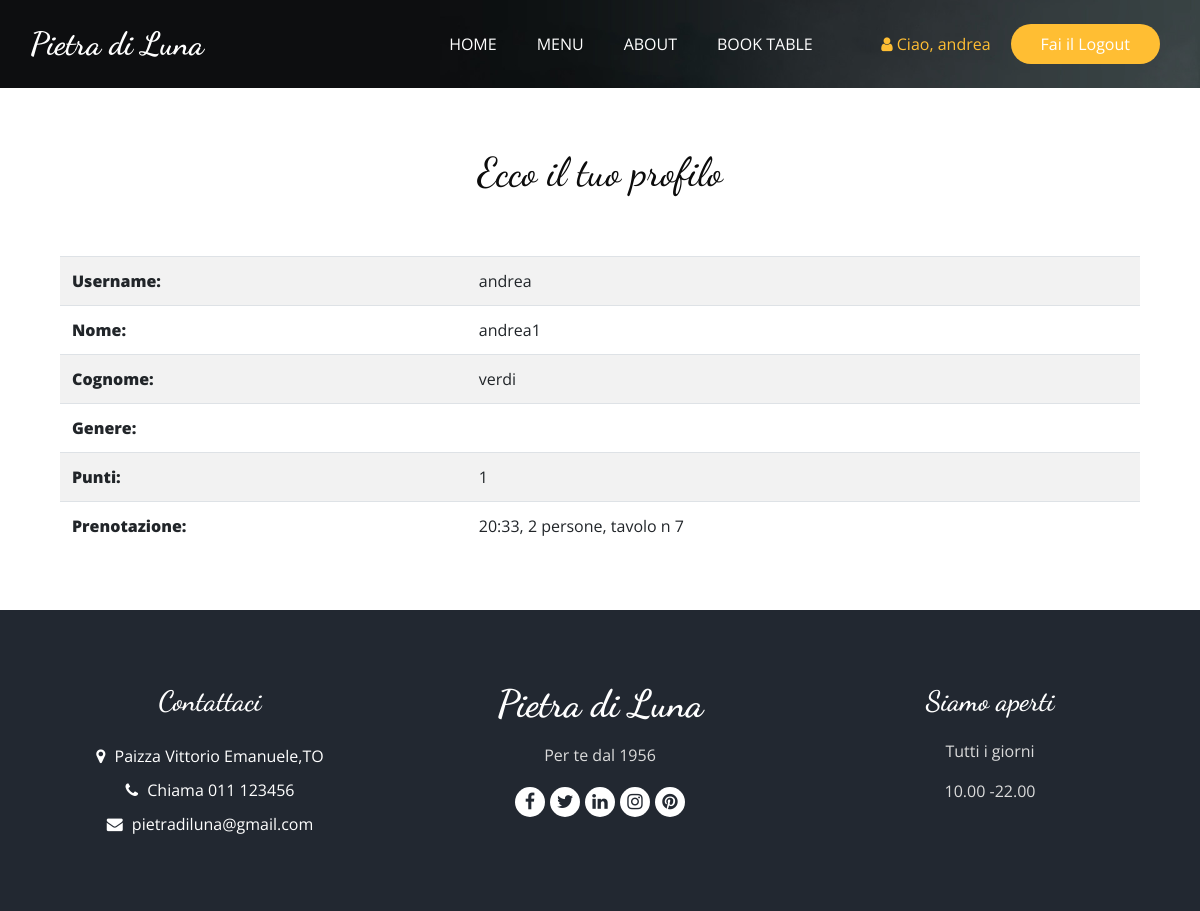
Screenshot of /login.php (signed in) with the database file from the repository.
### tables this page shows
CREATE TABLE `utenti` (
  `username` varchar(20) NOT NULL,
  `password` varchar(20) NOT NULL,
  `nome` varchar(20) NOT NULL,
  `cognome` varchar(20) NOT NULL,
  `genere` text NOT NULL DEFAULT '*',
  `punti` int(255) DEFAULT 0,
  `sconto` tinyint(1) NOT NULL,
  `prenotazioni` text DEFAULT NULL
);

### functions.php (called while the page is built, shortened)
<?php
function controllo()
{
    if(isset($_SESSION["username"])and !empty($_SESSION["username"])){
    return true;
}else{
    return false;
}
}
function sessioni()
{
    if(controllo()){
    $username=$_SESSION["username"];
    }
}
?>

### login.php (the view, shortened to what this page needs)
<?php
include("functions.php");
?>
<!DOCTYPE html>
<html>
<head>
  <link rel="stylesheet" type="text/css" href="css/bootstrap.css" />
  <link rel="stylesheet" type="text/css" href="https://cdnjs.cloudflare.com/ajax/libs/OwlCarousel2/2.3.4/assets/owl.carousel.min.css" />
  <link rel="stylesheet" href="https://cdnjs.cloudflare.com/ajax/libs/jquery-nice-select/1.1.0/css/nice-select.min.css" />
  <link rel="stylesheet" href="https://cdnjs.cloudflare.com/ajax/libs/font-awesome/4.7.0/css/font-awesome.min.css" />
  <link href="css/style.css" rel="stylesheet" />
  <link href="css/responsive.css" rel="stylesheet" />
</head>
<body class="sub_page">
  <div class="hero_area">
    <div class="bg-box">
      <img src="images/hero-bg.jpg" alt="">
    </div>
    <header class="header_section">
      <div class="container">
        <nav class="navbar navbar-expand-lg custom_nav-container ">
          <a class="navbar-brand" href="index.html">
          <?php
if(isset($_SESSION["colore"])){
  $colore=$_SESSION["colore"];
          echo "<span style='color: $colore'>
              Pietra di Luna
            </span>";
}else{
  echo "<span>
  Pietra di Luna
</span>";
}
            ?>
          </a>
          <div class="collapse navbar-collapse" id="navbarSupportedContent">
            <ul class="navbar-nav  mx-auto ">
              <li class="nav-item">
                <a class="nav-link" href="index.php">Home </a>
              </li>
              <li class="nav-item">
                <a class="nav-link" href="menu.php">Menu</a>
              </li>
              <li class="nav-item">
                <a class="nav-link" href="about.php">About</a>
              </li>
              <li class="nav-item">
                <a class="nav-link" href="book.php">Book Table</a>
              </li>
            </ul>
            <div class="user_option">
              <a href='login.php' class='user_link' style="color: #ffbe33">
                    <i class='fa fa-user' aria-hidden='true'></i>
                           <?php
                if(isset($_SESSION["username"])
                and !empty($_SESSION["username"]) ){
                    $username=$_SESSION["username"];
                    echo "Ciao, $username
                    <a href='logout.php' class='order_online'>
                    Fai il Logout
                  </a>";
                }else{
                    echo "Login";
                }
                ?>
              </a>
            </div>
          </div>
        </nav>
      </div>
    </header>
  </div>
 <?php
 if(!isset($_SESSION["username"])
 and empty($_SESSION["username"]) )
{
?>
  <section class="book_section layout_padding">
    <div class="container">
      <div class="heading_container">
        <h2 class="center">
          Esegui il login
        </h2>
      </div>
      <div class="row">
        <div class="col-md-4 center">
          <div class="form_container">
          <p class="center" style="display: inline; margin: 0 auto;">
            <?php
            if(isset($_SESSION['messaggio'])){
            $messaggio = $_SESSION['messaggio'];
            echo "<span style='color: red'>$messaggio</span>";
            unset($_SESSION['messaggio']);}
            ?>
            </p>
            <form action="controllo.php" method="post">
              <div>
                <input type="text" placeholder="Username" name="username" class="form-control"/>
              </div>
              <div>
                <input type="password"  placeholder="Password" name="password" class="form-control"/>
              </div>
              <div class="btn_box center" style="display: inline; margin: 0 auto;">
                <button type="submit">
                  Login
                </button>
              </div>
            </form>
          </div>
        </div>
      </div>
    </div>
  </section>
  <?php }else{
    $username=$_SESSION["username"];
?>
    <h1 style="margin: 5%; text-align: center;">Ecco il tuo profilo</h1>
<div style="margin: 5%;">
<?php
    try {
      $db = new PDO("mysql:dbname=pietra_luna;host=localhost;charset=utf8;", "root", "" );
    }
    catch (PDOException $ex) {
      $erroreDB = $ex->getMessage();
    }
    $stmt=$db->prepare("SELECT * FROM utenti WHERE username=?");
    if(!$stmt->bindParam(1, $username)){
      echo "errore bind";
  }
  $stmt->execute();
    $record=$stmt->fetch(PDO::FETCH_ASSOC);
if(!$record)
{
    echo $record;
}else{
        $username=$record["username"];
        $nome=$record["nome"];
        $cognome=$record["cognome"];
        $genere="";
        $punti=$record["punti"];
        $prenotazioni=$record["prenotazioni"];
        echo "<table class='table table-responsive-sm table-striped'>
        <tr>
        <th><strong>Username:</strong></th> <td>$username</td>
        </tr>
        <tr>
        <th><strong>Nome:</strong></th> <td>$nome</td>
        </tr>
        <tr>
        <th><strong>Cognome:</strong></th> <td>$cognome</td>
        </tr>
        <tr>
        <th><strong>Genere:</strong></th><td>$genere</td>
        </tr>
        <tr>
        <th><strong>Punti:</strong></th> <td>$punti</td>
        </tr>
        <tr>
        <th><strong>Prenotazione:</strong></th> <td>$prenotazioni</td></tr>
        </table>";
}
?>
</div>
<?php
}
?>
  <footer class="footer_section">
    <div class="container">
      <div class="row">
        <div class="col-md-4 footer-col">
          <div class="footer_contact">
            <h4>
              Contattaci
            </h4>
            <div class="contact_link_box">
              <a href="">
                <i class="fa fa-map-marker" aria-hidden="true"></i>
                <span>
                  Paizza Vittorio Emanuele,TO
                </span>
              </a>
              <a href="">
                <i class="fa fa-phone" aria-hidden="true"></i>
                <span>
                  Chiama 011 123456
                </span>
              </a>
              <a href="">
                <i class="fa fa-envelope" aria-hidden="true"></i>
                <span>
                  pietradiluna@gmail.com
                </span>
              </a>
            </div>
          </div>
        </div>
        <div class="col-md-4 footer-col">
          <div class="footer_detail">
            <a href="" class="footer-logo">
              Pietra di Luna
            </a>
            <p>Per te dal 1956</p>
            <div class="footer_social">
              <a href="">
                <i class="fa fa-facebook" aria-hidden="true"></i>
              </a>
              <a href="">
                <i class="fa fa-twitter" aria-hidden="true"></i>
              </a>
              <a href="">
                <i class="fa fa-linkedin" aria-hidden="true"></i>
              </a>
              <a href="">
                <i class="fa fa-instagram" aria-hidden="true"></i>
              </a>
              <a href="">
                <i class="fa fa-pinterest" aria-hidden="true"></i>
              </a>
            </div>
          </div>
        </div>
        <div class="col-md-4 footer-col">
          <h4>
            Siamo aperti
          </h4>
          <p>
            Tutti i giorni
          </p>
          <p>
            10.00 -22.00
          </p>
        </div>
      </div>
    </div>
  </footer>
</body>
</html>

### css/style.css (style rules this page uses)
body { font-family: "Open Sans", sans-serif; color: #0c0c0c; background-color: #ffffff; overflow-x: hidden; }
h1, h2 { font-family: 'Dancing Script', cursive; }
a, a:hover, a:focus { text-decoration: none; }
.hero_area { position: relative; min-height: 100vh; display: -webkit-box; display: -ms-flexbox; display: flex; -webkit-box-orient: vertical; -webkit-box-direction: normal; -ms-flex-direction: column; flex-direction: column; }
.bg-box { position: absolute; top: 0; left: 0; width: 100%; height: 100%; }
.bg-box img { width: 100%; height: 100%; -o-object-fit: cover; object-fit: cover; }
.sub_page .hero_area { min-height: auto; }
.sub_page .hero_area .bg-box { position: absolute; top: 0; left: 0; width: 100%; height: 100%; }
.sub_page .hero_area .bg-box img { width: 100%; height: 100%; -o-object-fit: cover; object-fit: cover; -o-object-position: right top; object-position: right top; }
.header_section { padding: 15px 0; }
.navbar-brand { font-family: 'Dancing Script', cursive; }
.navbar-brand span { font-weight: bold; font-size: 32px; color: #ffffff; }
.custom_nav-container { padding: 0; }
.custom_nav-container .navbar-nav { padding-left: 18%; }
.custom_nav-container .navbar-nav .nav-item .nav-link { padding: 5px 20px; color: #ffffff; text-align: center; text-transform: uppercase; border-radius: 5px; -webkit-transition: all 0.3s; transition: all 0.3s; }
.user_option { display: -webkit-box; display: -ms-flexbox; display: flex; -webkit-box-align: center; -ms-flex-align: center; align-items: center; }
.user_option a { margin: 0 10px; }
.user_option .user_link { color: #ffffff; }
.user_option .order_online { display: inline-block; padding: 8px 30px; background-color: #ffbe33; color: #ffffff; border-radius: 45px; -webkit-transition: all 0.3s; transition: all 0.3s; border: none; }
.footer_section { background-color: #222831; color: #ffffff; padding: 75px 0 40px 0; text-align: center; }
.footer_section h4 { font-size: 28px; }
.footer_section h4, .footer_section .footer-logo { font-weight: 600; margin-bottom: 20px; font-family: 'Dancing Script', cursive; }
.footer_section p { color: #dbdbdb; }
.footer_section .footer-col { margin-bottom: 30px; }
.footer_section .footer_contact .contact_link_box { display: -webkit-box; display: -ms-flexbox; display: flex; -webkit-box-orient: vertical; -webkit-box-direction: normal; -ms-flex-direction: column; flex-direction: column; }
.footer_section .footer_contact .contact_link_box a { margin: 5px 0; color: #ffffff; }
.footer_section .footer_contact .contact_link_box a i { margin-right: 5px; }
.footer_section .footer-logo { display: block; font-weight: bold; font-size: 38px; line-height: 1; color: #ffffff; }
.footer_section .footer_social { display: -webkit-box; display: -ms-flexbox; display: flex; -webkit-box-pack: center; -ms-flex-pack: center; justify-content: center; margin-top: 20px; margin-bottom: 10px; }
.footer_section .footer_social a { display: -webkit-box; display: -ms-flexbox; display: flex; -webkit-box-pack: center; -ms-flex-pack: center; justify-content: center; -webkit-box-align: center; -ms-flex-align: center; align-items: center; color: #222831; width: 30px; height: 30px; border-radius: 100%; background-color: #ffffff; border-radius: 100%; margin: 0 2.5px; font-size: 18px; }

### css/responsive.css (style rules this page uses)
@media (min-width: 1200px) { .container { max-width: 1170px; } }

### login.php (style rules this page uses)
tr,td,th { padding: 5%; }

### rows the page displays
utenti: username "andrea", nome "andrea1", cognome "verdi", punti "1", prenotazioni "20:33, 2 persone, tavolo n 7"

### other values shown
$username "andrea"
